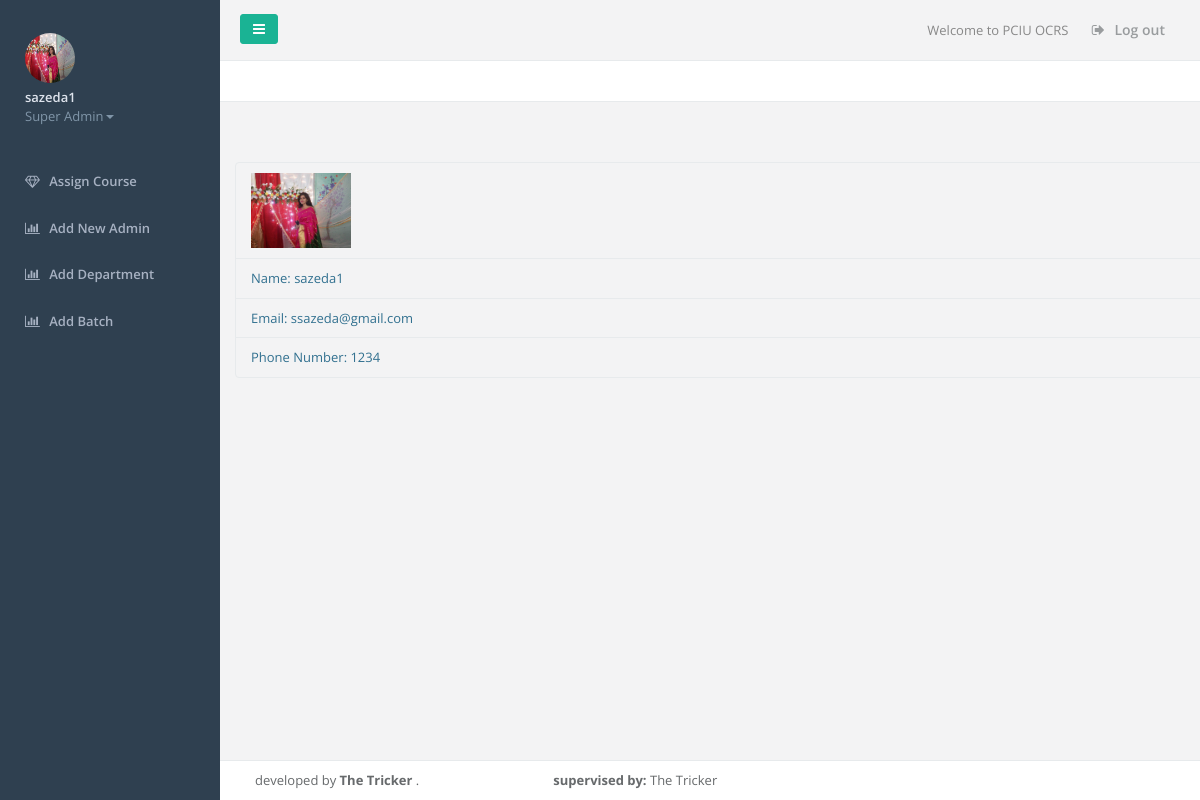
Screenshot of /views/SuperAdmin.php (signed in) with the database file from the repository.
### tables this page shows
CREATE TABLE `superadmindetails` (
  `name` varchar(30) NOT NULL,
  `email` varchar(30) NOT NULL,
  `phnnumber` int(20) NOT NULL,
  `image` varchar(255) NOT NULL
);

### src/koli/SuperAdminProfile.php (called while the page is built, shortened)
<?php
class SuperAdminProfile extends Db
{
    public function prepare($data=array()){
        return $this;
    }
    public function view()
    {
        $query="SELECT * FROM `superadmindetails`";
        $result=mysqli_query($this->conn,$query);
        $row=mysqli_fetch_assoc($result);
        return $row;
    }
}

### src/koli/Db.php (called while the page is built, shortened)
<?php
class Db{
    public function __construct()
    {
        $this->conn=mysqli_connect("localhost","root","","ors") or die("database not connected");
    }
}

### views/SuperAdmin.php (the view, shortened to what this page needs)
<?php
$profilepicture=new SuperAdminProfile();
$allInfo=$profilepicture->view();
?>
<?php include_once('header.php');?>
        <?php include('SuperAdminnavigation.php');?>
     <div id="page-wrapper" class="gray-bg dashbard-1">
        <div class="row border-bottom">
        <nav class="navbar navbar-static-top" role="navigation" style="margin-bottom: 0">
        <div class="navbar-header">
            <a class="navbar-minimalize minimalize-styl-2 btn btn-primary " href="#"><i class="fa fa-bars"></i> </a>
        </div>
            <ul class="nav navbar-top-links navbar-right">
                <li>
                    <span class="m-r-sm text-muted welcome-message">Welcome to PCIU OCRS</span>
                </li>
                <li>
                    <a href="superAdminLogOut.php">
                        <i class="fa fa-sign-out"></i> Log out
                    </a>
                </li>
            </ul>
        </nav>
        </div>
                <div class="row  border-bottom white-bg dashboard-header">
            </div>
        <div class="row">
            <div class="col-lg-12">
                <div class="wrapper wrapper-content">
                    </div>
                </div>
    </div>
    <div class="row">
    <div class="container">
        <ul class="list-group">
            <li class="list-group-item list-group-item-warning"><img src="../resource/images/<?php echo $allInfo["image"]?>" alt="image" height="100px" width="100px" class="img-responsive">
            </li>
            <li class="list-group-item list-group-item-info">Name: <?php echo $allInfo["name"]?></li>
            <li class="list-group-item list-group-item-info">Email: <?php echo $allInfo["email"]?></li>
            <li class="list-group-item list-group-item-info">Phone Number: <?php echo $allInfo["phnnumber"]?></li>
        </ul>
            </div></div>
               <?php include_once('footer.php');?>

### views/SuperAdminnavigation.php (shortened to what this page needs)
<?php
$updatedata= new SuperAdminProfile();
$updatedataprofile=$updatedata->prepare($_POST)->view();
?>
<nav class="navbar-default navbar-static-side" role="navigation">
    <div class="sidebar-collapse">
        <ul class="nav metismenu" id="side-menu">
            <li class="nav-header">
                <div class="dropdown profile-element"> <span>
                            <img alt="image" class="img-circle" src="../resource/images/<?php echo $updatedataprofile["image"]?>" width="50px" height="50px;"/>
                             </span>
                    <a data-toggle="dropdown" class="dropdown-toggle" href="#">
                            <span class="clear"> <span class="block m-t-xs"> <strong class="font-bold" id="tt">
                                        <?php echo $updatedataprofile["name"]?></strong>
                             </span> <span class="text-muted text-xs block">Super Admin<b class="caret"></b></span> </span> </a>
                </div>
            </li>
            <li>
                <a href="assigncourse.php"><i class="fa fa-diamond"></i> <span class="nav-label">Assign Course</span></a>
            </li>
            <li>
                <a href="assignadmin.php"><i class="fa fa-bar-chart-o"></i> <span class="nav-label">Add New Admin</span></a>
            </li>
            <li>
                <a href="addDepartment.php"><i class="fa fa-bar-chart-o"></i> <span class="nav-label">Add Department</span></a>
            </li>
            <li>
                <a href="addBatch.php"><i class="fa fa-bar-chart-o"></i> <span class="nav-label">Add Batch</span></a>
            </li>
        </ul>
    </div>
</nav>

### rows the page displays
superadmindetails: image (picture), name "sazeda1", email "ssazeda@gmail.com", phnnumber "1234"
